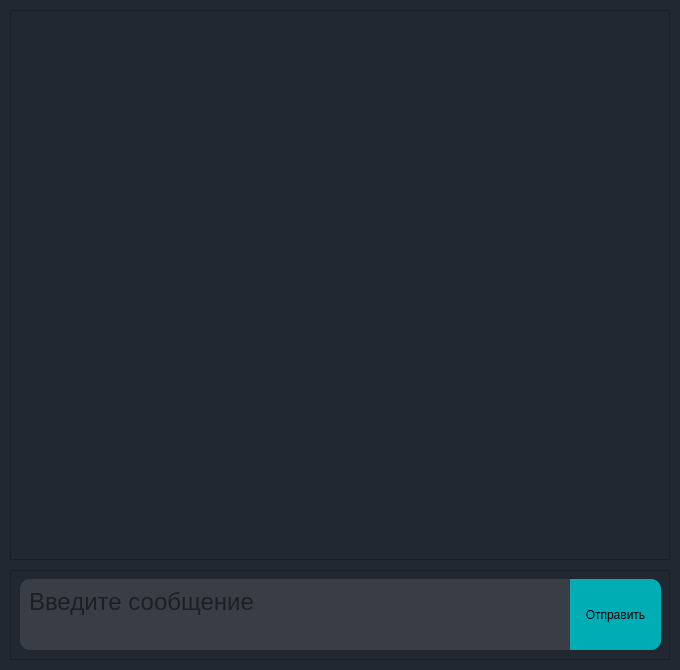
<?xml version="1.0" encoding="UTF-8"?>
<ui version="4.0">
 <class>MainWindow</class>
 <widget class="QMainWindow" name="MainWindow">
  <property name="geometry">
   <rect>
    <x>0</x>
    <y>0</y>
    <width>680</width>
    <height>670</height>
   </rect>
  </property>
  <property name="windowTitle">
   <string>MainWindow</string>
  </property>
  <property name="autoFillBackground">
   <bool>false</bool>
  </property>
  <property name="styleSheet">
   <string notr="true">background-color: #222831;</string>
  </property>
  <widget class="QWidget" name="centralwidget">
   <widget class="QFrame" name="frame_2">
    <property name="geometry">
     <rect>
      <x>10</x>
      <y>570</y>
      <width>660</width>
      <height>90</height>
     </rect>
    </property>
    <property name="frameShape">
     <enum>QFrame::StyledPanel</enum>
    </property>
    <property name="frameShadow">
     <enum>QFrame::Raised</enum>
    </property>
    <widget class="QTextEdit" name="TextInputMessage">
     <property name="geometry">
      <rect>
       <x>10</x>
       <y>9</y>
       <width>551</width>
       <height>71</height>
      </rect>
     </property>
     <property name="maximumSize">
      <size>
       <width>16777215</width>
       <height>120</height>
      </size>
     </property>
     <property name="font">
      <font>
       <family>Arial</family>
       <pointsize>18</pointsize>
      </font>
     </property>
     <property name="mouseTracking">
      <bool>false</bool>
     </property>
     <property name="styleSheet">
      <string notr="true">padding: 5px;
background-color: #393e46;
border-top-left-radius: 10px;
border-bottom-left-radius: 10px;</string>
     </property>
     <property name="inputMethodHints">
      <set>Qt::ImhMultiLine</set>
     </property>
     <property name="lineWidth">
      <number>1</number>
     </property>
     <property name="verticalScrollBarPolicy">
      <enum>Qt::ScrollBarAlwaysOff</enum>
     </property>
     <property name="horizontalScrollBarPolicy">
      <enum>Qt::ScrollBarAlwaysOff</enum>
     </property>
     <property name="tabChangesFocus">
      <bool>true</bool>
     </property>
     <property name="documentTitle">
      <string/>
     </property>
     <property name="html">
      <string>&lt;!DOCTYPE HTML PUBLIC &quot;-//W3C//DTD HTML 4.0//EN&quot; &quot;http://www.w3.org/TR/REC-html40/strict.dtd&quot;&gt;
&lt;html&gt;&lt;head&gt;&lt;meta name=&quot;qrichtext&quot; content=&quot;1&quot; /&gt;&lt;style type=&quot;text/css&quot;&gt;
p, li { white-space: pre-wrap; }
&lt;/style&gt;&lt;/head&gt;&lt;body style=&quot; font-family:'Arial'; font-size:18pt; font-weight:400; font-style:normal;&quot;&gt;
&lt;p style=&quot;-qt-paragraph-type:empty; margin-top:0px; margin-bottom:0px; margin-left:0px; margin-right:0px; -qt-block-indent:0; text-indent:0px; font-family:'.SF NS Text'; font-size:13pt;&quot;&gt;&lt;br /&gt;&lt;/p&gt;&lt;/body&gt;&lt;/html&gt;</string>
     </property>
     <property name="textInteractionFlags">
      <set>Qt::TextEditorInteraction</set>
     </property>
     <property name="placeholderText">
      <string>Введите сообщение</string>
     </property>
    </widget>
    <widget class="QPushButton" name="BtnSendMessage">
     <property name="geometry">
      <rect>
       <x>560</x>
       <y>9</y>
       <width>91</width>
       <height>71</height>
      </rect>
     </property>
     <property name="cursor">
      <cursorShape>PointingHandCursor</cursorShape>
     </property>
     <property name="mouseTracking">
      <bool>false</bool>
     </property>
     <property name="styleSheet">
      <string notr="true">background-color: #00adb5;
border-bottom-right-radius: 10px;
border-top-right-radius: 10px;</string>
     </property>
     <property name="text">
      <string>Отправить</string>
     </property>
    </widget>
   </widget>
   <widget class="QTextEdit" name="Messages">
    <property name="geometry">
     <rect>
      <x>10</x>
      <y>10</y>
      <width>660</width>
      <height>550</height>
     </rect>
    </property>
    <property name="font">
     <font>
      <family>Arial</family>
      <pointsize>24</pointsize>
     </font>
    </property>
    <property name="verticalScrollBarPolicy">
     <enum>Qt::ScrollBarAlwaysOff</enum>
    </property>
    <property name="readOnly">
     <bool>true</bool>
    </property>
   </widget>
  </widget>
 </widget>
 <resources/>
 <connections/>
</ui>
